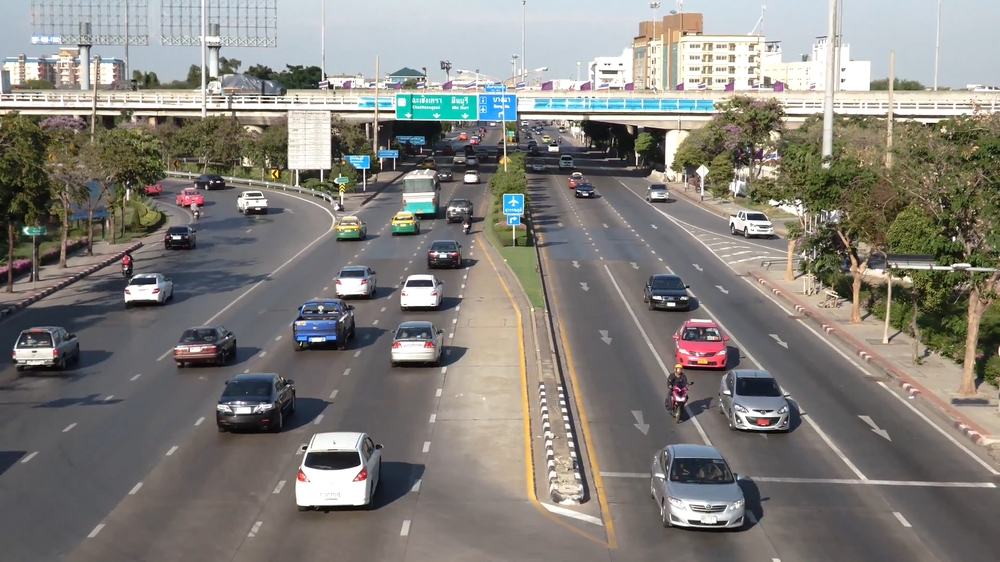
#> input picture imgs/car detection.png, 1000 x 562 px, shrunk from 1920 x 1080 before the run
$ python compare_imgs.py
#> lines starting #> are read from the running program, lines starting #| are printed output that depends on the picture
import cv2
import numpy as np

original = cv2.imread("../imgs/car detection.png")
#> original is the input picture: shape (562, 1000, 3); mean B, G, R 122.6, 128.2, 130.9
duplicate = cv2.imread("../imgs/car_detection_0noise.png")
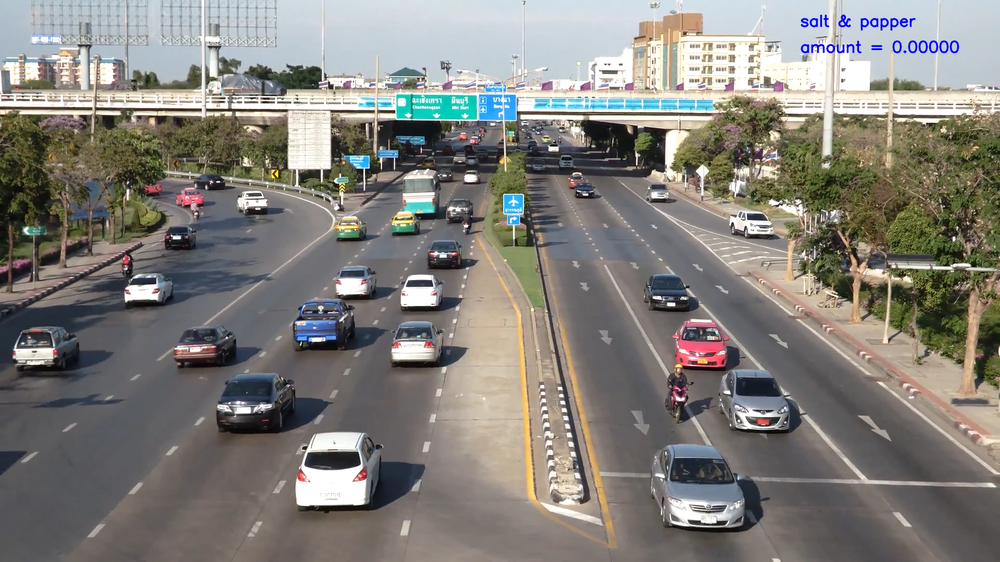
#> input picture imgs/MISC1/car_detection_0noise.png, 1000 x 562 px, shrunk from 1920 x 1080 before the run, found by its file name
#> duplicate is the input picture: shape (562, 1000, 3); mean B, G, R 122.6, 127.8, 130.5

if original.shape == duplicate.shape:
    print("The images have same sizes and channels")
else:
    print("The images have different sizes or channels")
    exit()

difference = cv2.subtract(original, duplicate)
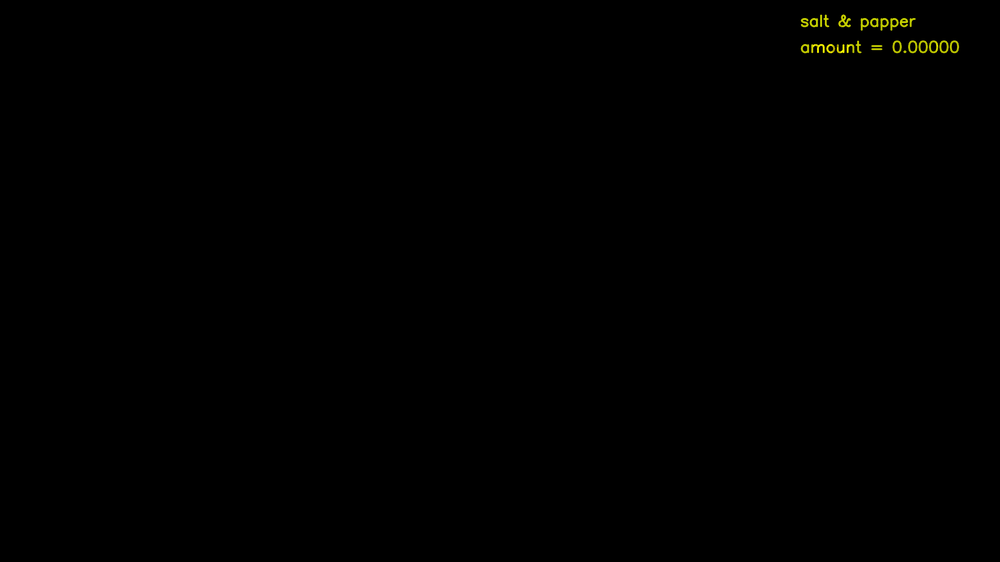
#> difference: shape (562, 1000, 3); mean B, G, R 0, 0.4, 0.4
b, g, r = cv2.split(difference)

if cv2.countNonZero(b) == 0 and cv2.countNonZero(g) == 0 and cv2.countNonZero(r) == 0:
    print("The images are completely Equal")
else:
    print("But the images are not equal")
